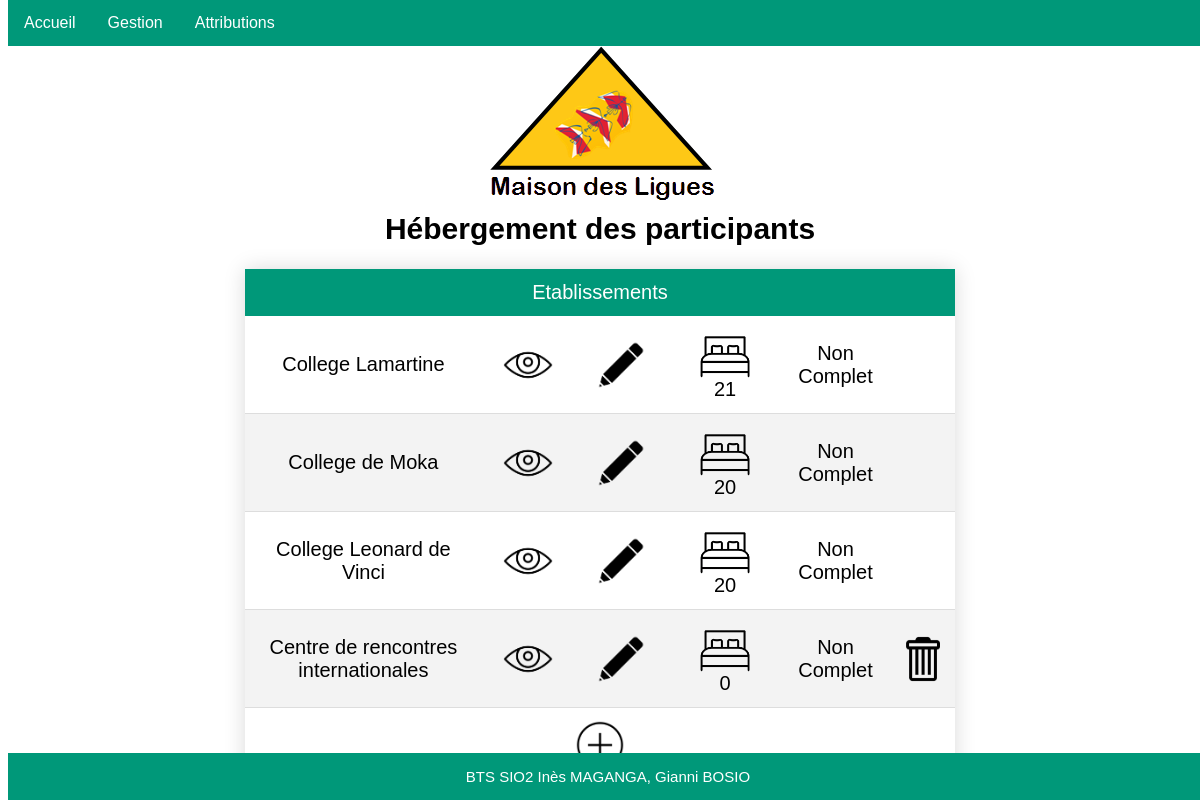
The app's page /listeEtablissements.php with its own data.
### tables this page shows
create table Etablissement 
(idEtab char(8) not null, 
nomEtab varchar(45) not null,
adresseRue varchar(45) not null, 
codePostal char(5) not null, 
ville varchar(35) not null,
tel varchar(13) not null,
adresseElectronique varchar(70),
type tinyint not null,
civiliteResponsable varchar(12) not null,
nomResponsable varchar(25) not null,
prenomResponsable varchar(25),
nombreChambresOffertes integer,
constraint pk_Etablissement primary key(idEtab));

### _gestionBase.inc.php (called while the page is built, shortened)
<?php
function obtenirReqEtablissements()
{
   $req="SELECT idEtab, nomEtab FROM Etablissement ORDER BY idEtab";
   return $req;
}
function obtenirReqEtablissementsAyantChambresAttribuées2($connexion,$id)
{
   $req="SELECT nombreChambresOffertes FROM Etablissement WHERE idEtab ='$id'";
   $rsEtab = $connexion->query($req);
   $lsEtab = $rsEtab->fetch();
   return $lsEtab;
}
function existeAttributionsEtab($connexion, $id)
{
   $req = "SELECT * From Attribution where idEtab='$id'";
   $rsAttrib1 = $connexion->query($req);
   $rsAttrib = $rsAttrib1->fetch();
   return $rsAttrib;
}
function obtenirNbOccup($connexion, $id)
{
   $req="SELECT IFNULL(sum(nombreChambres), 0) as totalChambresOccup from
        Attribution where idEtab='$id'";
   $rsOccup=$connexion->query($req);
   $lgOccup=$rsOccup->fetch();
   return $lgOccup["totalChambresOccup"];
}
?>

### listeEtablissements.php (the view, shortened to what this page needs)
<?php
include("_debut.inc.php");
include("_gestionBase.inc.php");
include ("_fin.inc.php");
$connexion=Connect();
echo "
<table width='60%' cellspacing='0' cellpadding='0' align='center' class='styled-table'>
   <thead>
      <tr>
         <td colspan='6'>Etablissements</td>
      </tr>
   </thead>
   <tbody>";
   $req = obtenirReqEtablissements();
   $rsEtab = $connexion->query($req);
   $lgEtab = $rsEtab->fetchALL(PDO::FETCH_ASSOC);
   foreach ($lgEtab as $row)
   {
      $nom = $row['nomEtab'];
      $id = $row['idEtab'];
      echo "<tr>";
      echo "<td width='52%'>".$nom."</td>";
      echo "<td width='16%' align='center'> ";
      echo "<a href='detailEtablissement.php?idEtab=".$id."'>";
      echo "<img src='IMAGE/voir.png'weight='50' height='50'/> </a></td>";
      echo "<td width='16%' align='center'>";
      echo "<a href='modificationEtablissement.php?action=demanderModifEtab&amp;id=".$id."'>";
      echo "<img src='IMAGE/modifier.png'weight='50' height='50'/> </a></td>";
      $nbattrib = obtenirNbOccup($connexion,$id);
      echo "<td width='16%'> <img src='IMAGE/attributions.png'weight='50' height='50'/>".$nbattrib."</td>";
      $nbOffre=obtenirReqEtablissementsAyantChambresAttribuées2($connexion,$id);
      if ($nbOffre == $nbattrib)
      {
         echo "<td width='16%' align='center'>";
         echo "Complet";
         echo "</td>";
      }
      else
      {
         echo "<td width='16%' align='center'>";
         echo "Non Complet";
         echo "</td>";
      }
      if (!existeAttributionsEtab($connexion, $id))
      {
         echo "<td width='16%' align='center'>";
         echo "<a href='suppressionEtablissement.php?action=demanderSupprEtab&amp;id=".$id."'>";
         echo "<img src='IMAGE/supprimer.png'weight='50' height='50'/> </a></td>";
      }
      else
      {
         echo "<td width='16%'>&nbsp; </td>";
      }
   }
   echo "</tr>";
   echo "<tr>";
   echo "<td colspan='6'><a href='creationEtablissement.php?action=demanderCreEtab'><img src='IMAGE/creation.png'weight='50' height='50'/></a ></td>";
      echo "</tr>";
      echo "</tbody>";
   echo "</table>";
?>

### _debut.inc.php
<?php
echo '
<!DOCTYPE HTML PUBLIC "-//W3C//DTD HTML 4.01 Transitional//EN"
"http://www.w3.org/TR/html4/loose.dtd">
<html lang="fr">
<head>
<title>Festival</title>
<meta http-equiv="Content-Language" content="fr">
<meta http-equiv="Content-Type" content="text/html; charset=utf-8">
<link href="cssGeneral.css" rel="stylesheet" type="text/css">
</head>
<div class="navbar">
  <a href="index.php" class="fe">Accueil</a>
  <a href="listeEtablissements.php" class="fe">Gestion</a>
  <a href="consultationAttributions.php" class="fe">Attributions</a>
</div>
<div class="main">
  <table width="100%" cellpadding="0" cellspacing="0">
   <tr>
      <td class="titre" align="center">
      <img src="IMAGE/Logo.png" alt="Logo du site" id="Logo"/>
      <br>
      <span id="texteNiveau2" class="texteNiveau2">
      H&eacute;bergement des participants</span><br>&nbsp;
      </td>
    </tr>
  </table>
</div>';

### _fin.inc.php
<?php
echo
	"<footer class='Bas'>
    	<p class='fx'>
        	BTS SIO2
    		Inès MAGANGA,
    		Gianni BOSIO
    	</p>
    </footer>"
?>

### cssGeneral.css (style rules this page uses)
a { color: #000000; }
.texteNiveau2 { font: 30px Arial, Helvetica, sans-serif; font-weight: bold; }
.navbar { overflow: hidden; background-color: #009879; position: fixed; top: 0; width: 100%; }
.navbar a { float: left; display: block; color: #ffffff; padding: 14px 16px; text-decoration: none; }
.main { margin-top: 30px; }
.styled-table { border-collapse: collapse; font-family: Arial, Helvetica, sans-serif; box-shadow: 0 0 20px rgba(0, 0, 0, 0.15); }
.styled-table thead tr { background-color:#009879; color: #ffffff; text-align: center; }
.styled-table td { padding: 12px 15px; text-align: center; }
.styled-table tbody tr { border-bottom: 1px solid #dddddd; }
.styled-table tbody tr:nth-of-type(even) { background-color: #f3f3f3; }
.styled-table tbody tr:last-of-type { border-bottom: 2px solid #009879; }
td,tr { font:20px Arial, Helvetica, sans-serif; }
.fe { color:#000000; font: 10px; text-decoration: none; }
.Bas { background-color:#009879; bottom: 0; position: fixed; text-align: center; width: 100%; }
.fx { font:15px Arial, Helvetica, sans-serif; color: #FFFFFF; }

### records on screen
etablissement: nomEtab "College Lamartine", nbattrib "21", shows "Non Complet"
etablissement: nomEtab "College de Moka", nbattrib "20", shows "Non Complet"
etablissement: nomEtab "College Leonard de Vinci", nbattrib "20", shows "Non Complet"
etablissement: nomEtab "Centre de rencontres internationales", nbattrib "0", shows "Non Complet"
